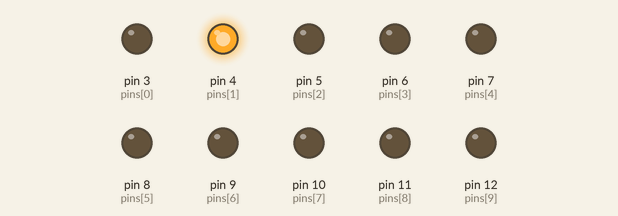
A sketch run on a simulated Arduino Uno, built with avr-gcc and run on an emulated ATmega328P. Shown: output pins drawn as LEDs (lit = HIGH).

Above: at 0.2 s.
At 5.5 s:
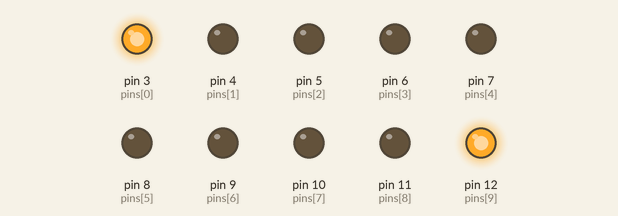
At 6.5 s:
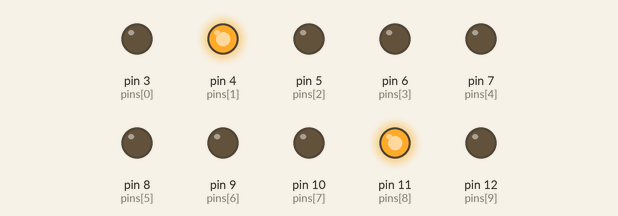
At 7.5 s:
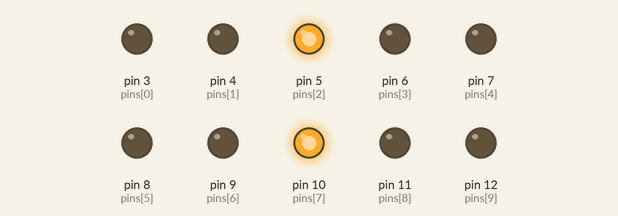
At 8.5 s:
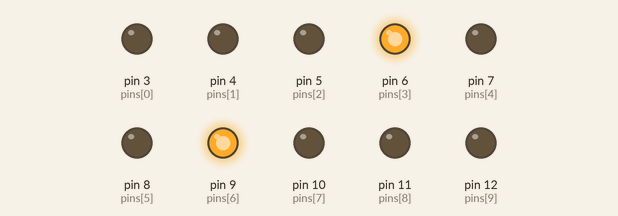
At 9.5 s:
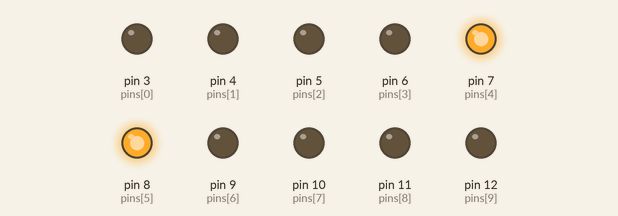
Timing chart, 0 to 13.0 s (numbered marks = the images above):
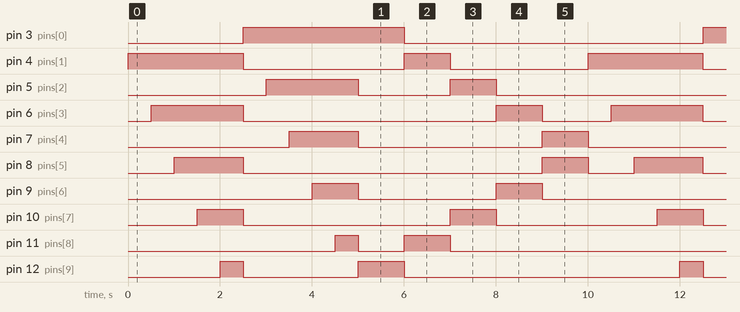

The sketch:

sketch_LEDBarGraph.ino
```cpp
const int led_amount = 10;
const int pins[10] =  {3, 4, 5, 6, 7, 8, 9, 10, 11, 12};

void setup() {
  // put your setup code here, to run once:
  for (int i = 0; i < led_amount; i++){
    pinMode(pins[i], OUTPUT);
  }
}

void loop() {
  // put your main code here, to run repeatedly:
  blinkEven();
  blinkOdd();
  blinkOutToIn();
}

void blinkOutToIn(){
  for(int i = 0; i < (led_amount/2); i++){
    digitalWrite(pins[i], HIGH);
    digitalWrite(pins[led_amount - 1 - i], HIGH);
    delay(1000);
    digitalWrite(pins[i], LOW);
    digitalWrite(pins[led_amount - 1 - i], LOW);
  }
}

void blinkOdd(){
  for(int i = 0; i < led_amount; i += 2){
    digitalWrite(pins[i], HIGH);
    delay(500);
  }

  for(int i = 0; i < led_amount; i += 2){
    digitalWrite(pins[i], LOW);
  }

}

void blinkEven(){
  for(int i = 1; i < led_amount; i += 2){
    digitalWrite(pins[i], HIGH);
    delay(500);
  }

  for(int i = 1; i < led_amount; i += 2){
    digitalWrite(pins[i], LOW);
  }
}
```

Measured:
- by itself, pin 3 (pins[0]): alternates HIGH for 3.5 s and LOW for 6.5 s
- by itself, pin 4 (pins[1]): repeats every 10.0 s: LOW 3.5 s, HIGH 1.0 s, LOW 3.0 s, HIGH 2.5 s
- by itself, pin 5 (pins[2]): repeats every 10.0 s: LOW 2.0 s, HIGH 1.0 s, LOW 5.0 s, HIGH 2.0 s
- by itself, pin 6 (pins[3]): repeats every 10.0 s: LOW 5.5 s, HIGH 1.0 s, LOW 1.5 s, HIGH 2.0 s
- by itself, pin 7 (pins[4]): repeats every 10.0 s: LOW 4.0 s, HIGH 1.0 s, LOW 3.5 s, HIGH 1.5 s
- by itself, pin 8 (pins[5]): repeats every 10.0 s: LOW 6.5 s, HIGH 1.0 s, LOW 1.0 s, HIGH 1.5 s
- by itself, pin 9 (pins[6]): repeats every 10.0 s: LOW 3.0 s, HIGH 1.0 s, LOW 5.0 s, HIGH 1.0 s
- by itself, pin 10 (pins[7]): repeats every 10.0 s: LOW 4.5 s, HIGH 1.0 s, LOW 3.5 s, HIGH 1.0 s
